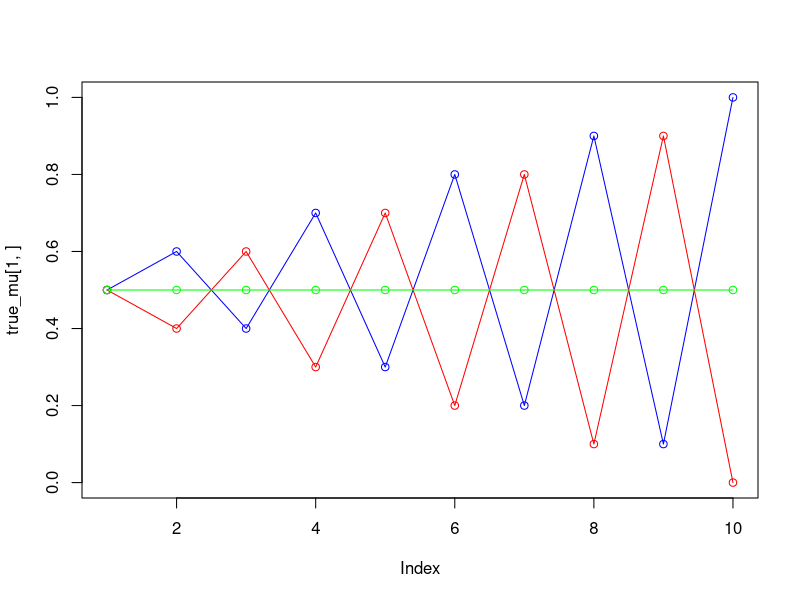
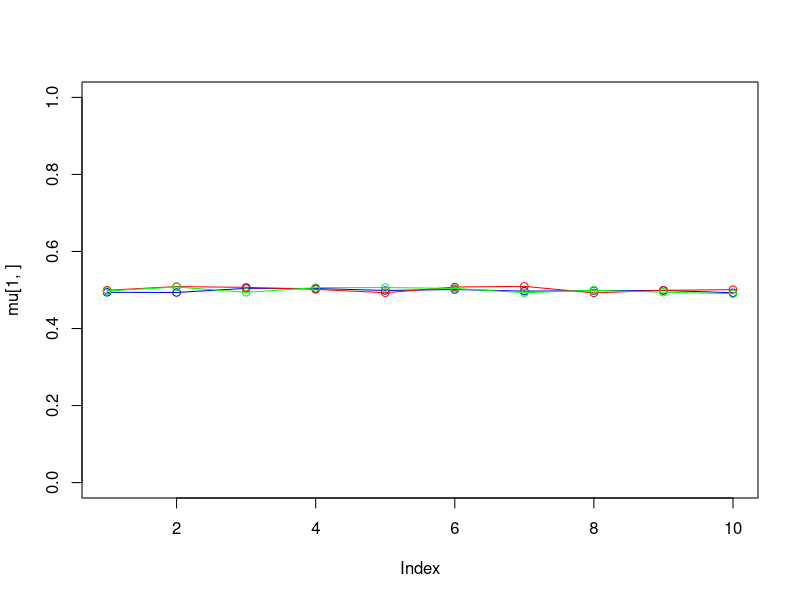
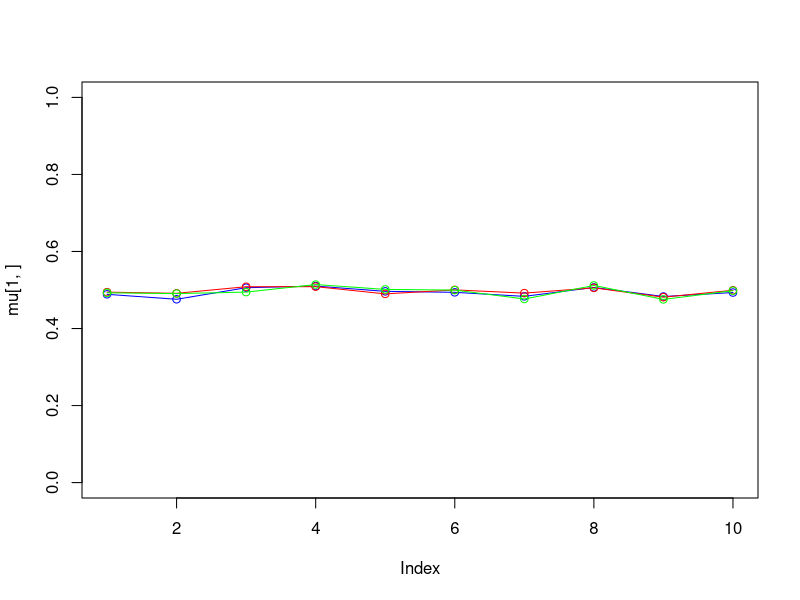
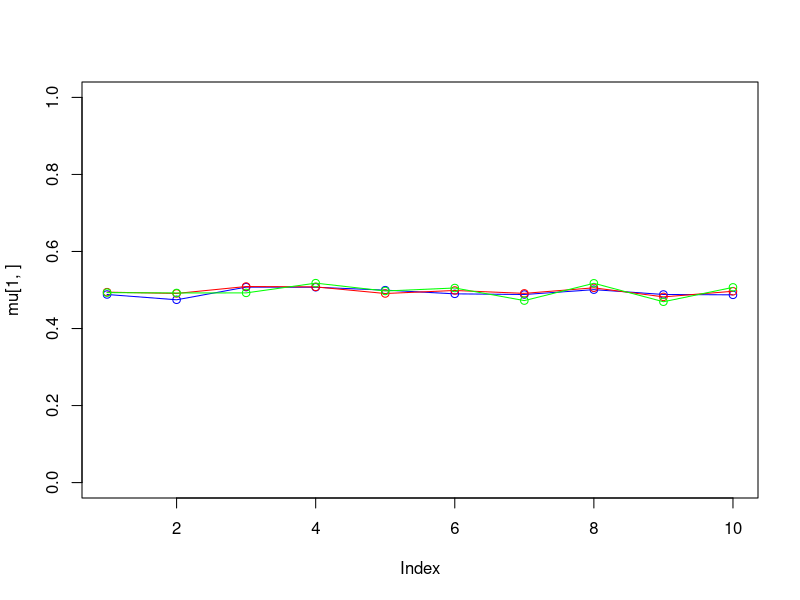
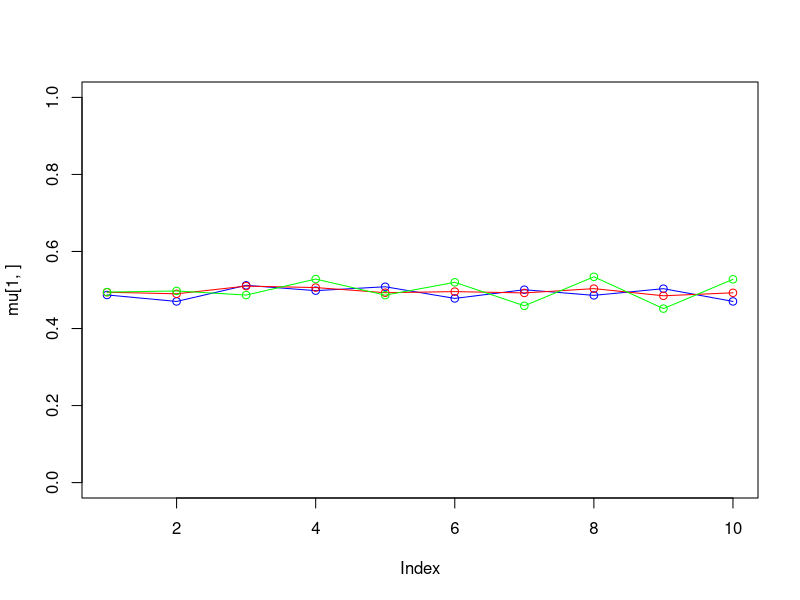
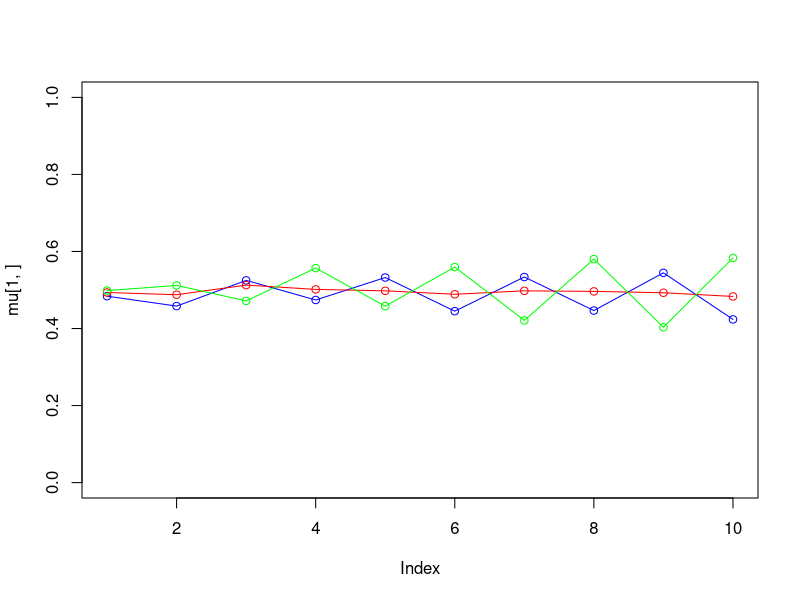
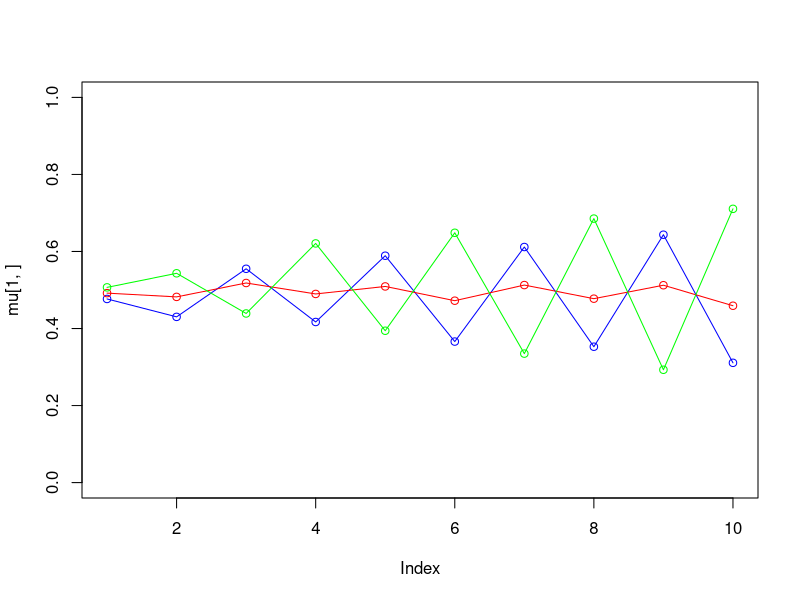
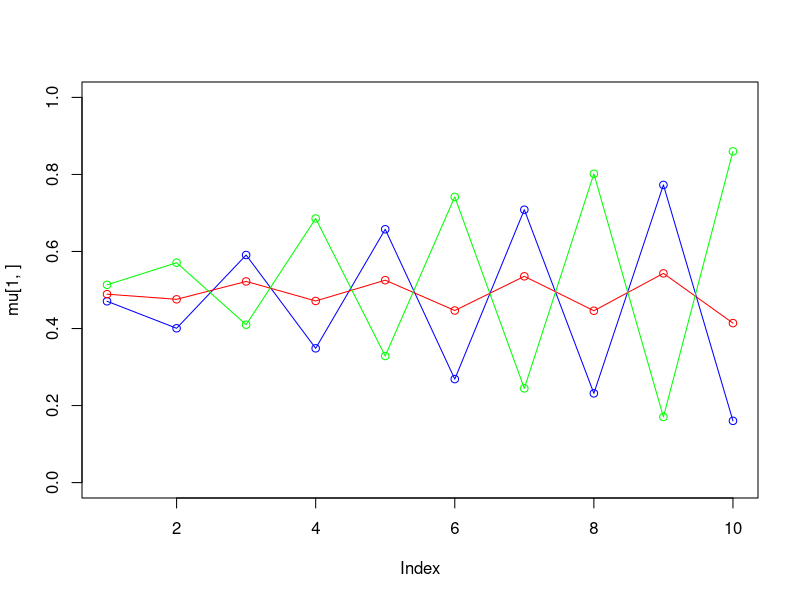

Source code (R) for these figures, in order:
## ---- assign1b-init
set.seed(1234567890)

max_it <- 10 # max number of EM iterations
min_change <- 0.1 # min change in log likelihood between two consecutive EM iterations

N <- 1000 # number of training points
D <- 10 # number of dimensions

## true mixing coefficients
true_pi <- vector(length=3)
true_pi <- c(1/3, 1/3, 1/3)

## true conditional distributions
true_mu <- matrix(nrow=3, ncol=D)
true_mu[1,] <- c(0.5, 0.6, 0.4, 0.7, 0.3, 0.8, 0.2, 0.9, 0.1, 1)
true_mu[2,] <- c(0.5, 0.4, 0.6, 0.3, 0.7, 0.2, 0.8, 0.1, 0.9, 0)
true_mu[3,] <- c(0.5, 0.5, 0.5, 0.5, 0.5, 0.5, 0.5, 0.5, 0.5, 0.5)

plot(true_mu[1,], type="o", col="blue", ylim=c(0,1))
points(true_mu[2,], type="o", col="red")
points(true_mu[3,], type="o", col="green")

## Producing the training data
x <- matrix(nrow=N, ncol=D)

for(n in 1:N) {
    k <- sample(1:3, 1, prob=true_pi)
    for(d in 1:D) {
        x[n, d] <- rbinom(1, 1, true_mu[k, d])
    }
}

K <- 3 # number of guessed components
z <- matrix(nrow=N, ncol=K) # fractional component assignments
pi <- vector(length=K) # mixing coefficients
mu <- matrix(nrow=K, ncol=D) # conditional distributions
llik <- vector(length=max_it) # log likelihood of the EM iterations

## Random initialization of the paramters
pi <- runif(K, 0.49, 0.51)
pi <- pi / sum(pi)
for(k in 1:K) {
    mu[k,] <- runif(D, 0.49, 0.51)
}
pi
mu

expectation.step <- function(x, mu, pi) {
    x_given_mu <- matrix(1, nrow=N, ncol=length(pi))

    for (n in 1:N) {
        for (k in 1:K) {
            for (i in 1:D) {
                x_given_mu[n, k] <- x_given_mu[n, k] * mu[k, i]^x[n, i] * (1 - mu[k, i])^(1 - x[n, i])
            }
        }
    }

    z <- matrix(nrow=nrow(x), ncol=length(pi))

    for (n in 1:N) {
        denominator <- sum(pi * x_given_mu[n,])

        for (k in 1:K) {
            nominator <- pi[k] * x_given_mu[n, k]

            z[n, k] <- nominator / denominator
        }
    }

    z
}

loglikelihood <- function(x, mu, pi, z) {
    llik <- 0
    for (n in 1:N) {
        for (k in 1:K) {
            summation <- 0
            ## conditional <- 1
            for (i in 1:D) {
                summation <- summation + x[n, i] * log(mu[k, i]) + (1 - x[n, i]) * log(1 - mu[k, i])
                ## conditional <- conditional * mu[k, i]^x[n, i] * (1 - mu[k, i])^(1 - x[n, i])
            }
            llik <- llik + z[n, k] * (log(pi[k]) + summation)
            ## llik[it] <- llik[it] + pi[k] * conditional
        }
    }

    llik
}

maximize.step <- function(x, z) {
    pi <- vector(length=ncol(z))
    mu <- matrix(nrow=ncol(z), ncol=ncol(x))
    
    for (k in 1:K) {
        pi[k] <- sum(z[, k]) / nrow(x)
    }

    for (k in 1:K) {
        denominator <- sum(z[, k])
        for (i in 1:D) {
            nominator <- sum(x[, i] * z[, k])
            mu[k, i] <- nominator / denominator
        }
    }

    list(pi=pi, mu=mu)
}

for(it in 1:max_it) {
    plot(mu[1,], type="o", col="blue", ylim=c(0,1))
    points(mu[2,], type="o", col="red")
    points(mu[3,], type="o", col="green")
    ## points(mu[4,], type="o", col="yellow")
    Sys.sleep(0.5)

    ## E-step: Computation of the fractional component assignments
    z <- expectation.step(x, mu, pi)

    ## Log likelihood computation.
    llik[it] <- loglikelihood(x, mu, pi, z)

    cat("iteration: ", it, "log likelihood: ", llik[it], "\n")
    flush.console()

    ## Stop if the lok likelihood has not changed significantly
    if (it > 1 && abs(llik[it] - llik[it-1]) < min_change) break

    ## M-step: ML parameter estimation from the data and fractional component assignments
    result <- maximize.step(x, z)
    pi <- result$pi
    mu <- result$mu
}
pi
mu

plot(llik[1:it], type="o")
## ---- end-of-assign1b-init
